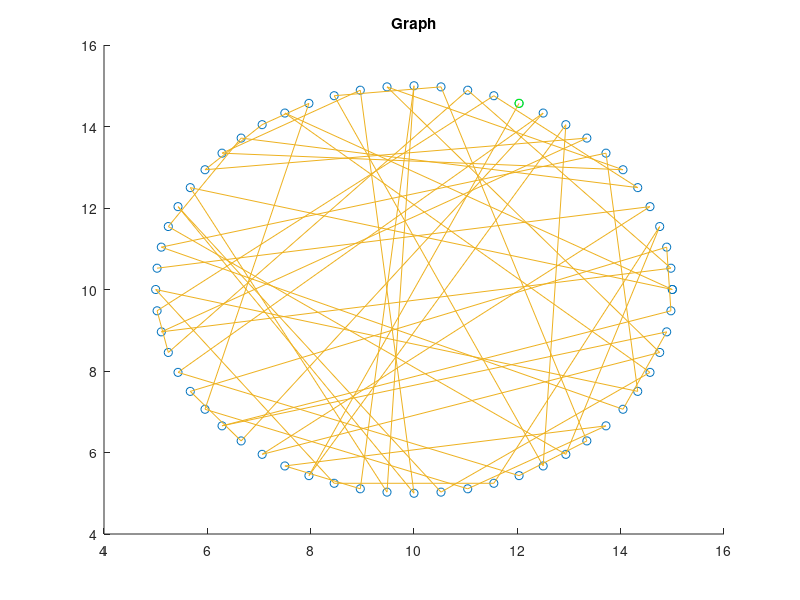

The MATLAB script that drew this image: (Note: this script raises an error after producing the figure.)
clc
clear all

% Init params
chromosome_size = 64;
N = 60; % Quantity points
max_epoch = 30;
population_size = 62;
results = [];

% Gen circle
circle_center = 10;
circle_r = 5;
points = zeros(N+1, 3);

t = [0:pi/(N)*2:2*pi];
points(:, 1) = circle_r * cos(t) + circle_center; 
points(:, 2) = circle_r * sin(t) + circle_center; 
figure
title('Graph');
hold on
plot(points(:, 1), points(:, 2), 'o'); 

i = 1;
alpabet = [];
for c = 1:150
    alpabet(i) = c;
    i = i + 1;
end
for i = 1:N
    points(i, 3) = alpabet(i);
end

% Calc incidence matrix
inc_matrix = zeros(N);
for i = 1:N
    for j = 1:N
        if (i ~= j)
            p1 = points(i,:);
            p2 = points(j,:);
            dist = sqrt(((p2(1) - p1(1))^2 + (p2(2) - p1(2))^2));
%             hold on
%             plot([p1(1), p2(1)], [p1(2), p2(2)]);
    
            inc_matrix(i,j) = dist;
        end
    end
end

% Gen population
population = zeros(population_size, N);
for i = 1:population_size
    chromosome = zeros(N, 1);
    randindexes = randperm(N, N);
    for j = 1:N
        index =  randindexes(j);
        chromosome(j) = index;
    end
    population(i,:) = chromosome;
end

% plot first path
x = [];
y = [];
% first point
hold on 
plot(points(population(1,1),1), points(population(1,1),2), 'o', 'color', 'g');
dist = 0;
for i = 1:N
hold on
x(i) = points(population(1,i),1);
y(i) = points(population(1,i),2);
end
plot(x,y);

results(1) = evaluate_population(population, inc_matrix, points, 1);


% Fit
for k = 1:max_epoch
%     Greed crossover
    new_population = zeros(population_size, N);
    for i = 1:population_size
        new_chromosome = create_new_chromosome(i, population, inc_matrix);
        new_population(i, :) = new_chromosome;
        
    end
    results(k+1) = evaluate_population(new_population, inc_matrix, points, k);
    population = new_population;
%     break;
end

figure
title('Fit summary')
plot(results)
